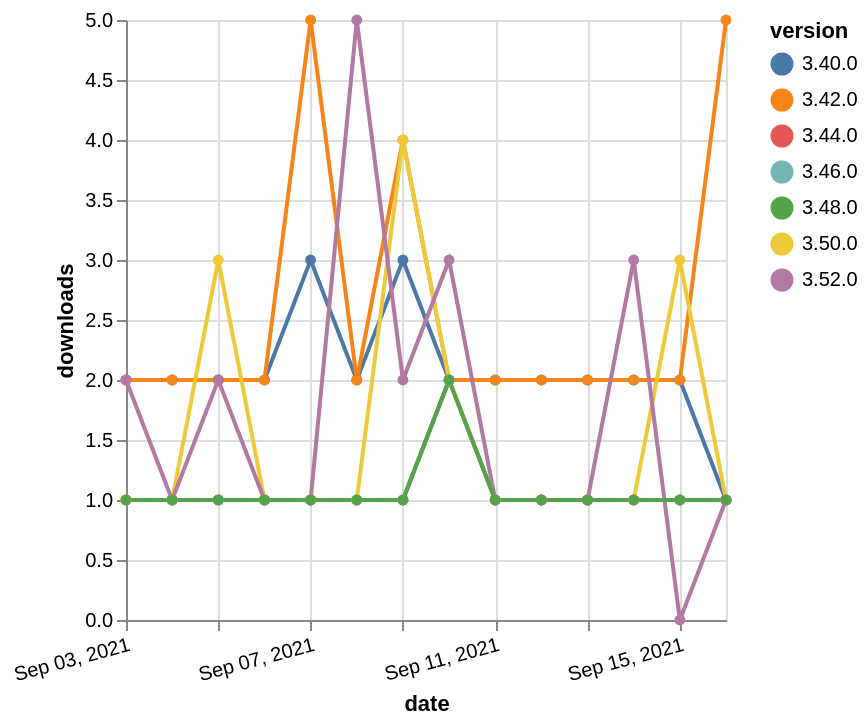

Describe this chart as a Vega-Lite specification.
### Vega-Lite specification from a JSON file in a GitHub repository (floating-point values rounded to 4 significant figures)
{"$schema": "https://vega.github.io/schema/vega-lite/v5.json", "description": "A simple bar chart with embedded data.", "data": {"values": [{"date": "2021-09-03", "total": 294, "delta": 1, "version": "3.44.0"}, {"date": "2021-09-04", "total": 295, "delta": 1, "version": "3.44.0"}, {"date": "2021-09-05", "total": 296, "delta": 1, "version": "3.44.0"}, {"date": "2021-09-06", "total": 297, "delta": 1, "version": "3.44.0"}, {"date": "2021-09-07", "total": 298, "delta": 1, "version": "3.44.0"}, {"date": "2021-09-08", "total": 299, "delta": 1, "version": "3.44.0"}, {"date": "2021-09-09", "total": 300, "delta": 1, "version": "3.44.0"}, {"date": "2021-09-10", "total": 302, "delta": 2, "version": "3.44.0"}, {"date": "2021-09-11", "total": 303, "delta": 1, "version": "3.44.0"}, {"date": "2021-09-12", "total": 304, "delta": 1, "version": "3.44.0"}, {"date": "2021-09-13", "total": 305, "delta": 1, "version": "3.44.0"}, {"date": "2021-09-14", "total": 306, "delta": 1, "version": "3.44.0"}, {"date": "2021-09-15", "total": 307, "delta": 1, "version": "3.44.0"}, {"date": "2021-09-16", "total": 308, "delta": 1, "version": "3.44.0"}, {"date": "2021-09-03", "total": 2404, "delta": 2, "version": "3.40.0"}, {"date": "2021-09-04", "total": 2406, "delta": 2, "version": "3.40.0"}, {"date": "2021-09-05", "total": 2408, "delta": 2, "version": "3.40.0"}, {"date": "2021-09-06", "total": 2410, "delta": 2, "version": "3.40.0"}, {"date": "2021-09-07", "total": 2413, "delta": 3, "version": "3.40.0"}, {"date": "2021-09-08", "total": 2415, "delta": 2, "version": "3.40.0"}, {"date": "2021-09-09", "total": 2418, "delta": 3, "version": "3.40.0"}, {"date": "2021-09-10", "total": 2420, "delta": 2, "version": "3.40.0"}, {"date": "2021-09-11", "total": 2422, "delta": 2, "version": "3.40.0"}, {"date": "2021-09-12", "total": 2424, "delta": 2, "version": "3.40.0"}, {"date": "2021-09-13", "total": 2426, "delta": 2, "version": "3.40.0"}, {"date": "2021-09-14", "total": 2428, "delta": 2, "version": "3.40.0"}, {"date": "2021-09-15", "total": 2430, "delta": 2, "version": "3.40.0"}, {"date": "2021-09-16", "total": 2431, "delta": 1, "version": "3.40.0"}, {"date": "2021-09-03", "total": 229, "delta": 1, "version": "3.46.0"}, {"date": "2021-09-04", "total": 230, "delta": 1, "version": "3.46.0"}, {"date": "2021-09-05", "total": 231, "delta": 1, "version": "3.46.0"}, {"date": "2021-09-06", "total": 232, "delta": 1, "version": "3.46.0"}, {"date": "2021-09-07", "total": 233, "delta": 1, "version": "3.46.0"}, {"date": "2021-09-08", "total": 234, "delta": 1, "version": "3.46.0"}, {"date": "2021-09-09", "total": 235, "delta": 1, "version": "3.46.0"}, {"date": "2021-09-10", "total": 237, "delta": 2, "version": "3.46.0"}, {"date": "2021-09-11", "total": 238, "delta": 1, "version": "3.46.0"}, {"date": "2021-09-12", "total": 239, "delta": 1, "version": "3.46.0"}, {"date": "2021-09-13", "total": 240, "delta": 1, "version": "3.46.0"}, {"date": "2021-09-14", "total": 241, "delta": 1, "version": "3.46.0"}, {"date": "2021-09-15", "total": 242, "delta": 1, "version": "3.46.0"}, {"date": "2021-09-16", "total": 243, "delta": 1, "version": "3.46.0"}, {"date": "2021-09-03", "total": 2517, "delta": 2, "version": "3.42.0"}, {"date": "2021-09-04", "total": 2519, "delta": 2, "version": "3.42.0"}, {"date": "2021-09-05", "total": 2521, "delta": 2, "version": "3.42.0"}, {"date": "2021-09-06", "total": 2523, "delta": 2, "version": "3.42.0"}, {"date": "2021-09-07", "total": 2528, "delta": 5, "version": "3.42.0"}, {"date": "2021-09-08", "total": 2530, "delta": 2, "version": "3.42.0"}, {"date": "2021-09-09", "total": 2534, "delta": 4, "version": "3.42.0"}, {"date": "2021-09-10", "total": 2536, "delta": 2, "version": "3.42.0"}, {"date": "2021-09-11", "total": 2538, "delta": 2, "version": "3.42.0"}, {"date": "2021-09-12", "total": 2540, "delta": 2, "version": "3.42.0"}, {"date": "2021-09-13", "total": 2542, "delta": 2, "version": "3.42.0"}, {"date": "2021-09-14", "total": 2544, "delta": 2, "version": "3.42.0"}, {"date": "2021-09-15", "total": 2546, "delta": 2, "version": "3.42.0"}, {"date": "2021-09-16", "total": 2551, "delta": 5, "version": "3.42.0"}, {"date": "2021-09-03", "total": 190, "delta": 1, "version": "3.50.0"}, {"date": "2021-09-04", "total": 191, "delta": 1, "version": "3.50.0"}, {"date": "2021-09-05", "total": 194, "delta": 3, "version": "3.50.0"}, {"date": "2021-09-06", "total": 195, "delta": 1, "version": "3.50.0"}, {"date": "2021-09-07", "total": 196, "delta": 1, "version": "3.50.0"}, {"date": "2021-09-08", "total": 197, "delta": 1, "version": "3.50.0"}, {"date": "2021-09-09", "total": 201, "delta": 4, "version": "3.50.0"}, {"date": "2021-09-10", "total": 203, "delta": 2, "version": "3.50.0"}, {"date": "2021-09-11", "total": 204, "delta": 1, "version": "3.50.0"}, {"date": "2021-09-12", "total": 205, "delta": 1, "version": "3.50.0"}, {"date": "2021-09-13", "total": 206, "delta": 1, "version": "3.50.0"}, {"date": "2021-09-14", "total": 207, "delta": 1, "version": "3.50.0"}, {"date": "2021-09-15", "total": 210, "delta": 3, "version": "3.50.0"}, {"date": "2021-09-16", "total": 211, "delta": 1, "version": "3.50.0"}, {"date": "2021-09-03", "total": 242, "delta": 2, "version": "3.52.0"}, {"date": "2021-09-04", "total": 243, "delta": 1, "version": "3.52.0"}, {"date": "2021-09-05", "total": 245, "delta": 2, "version": "3.52.0"}, {"date": "2021-09-06", "total": 246, "delta": 1, "version": "3.52.0"}, {"date": "2021-09-07", "total": 247, "delta": 1, "version": "3.52.0"}, {"date": "2021-09-08", "total": 252, "delta": 5, "version": "3.52.0"}, {"date": "2021-09-09", "total": 254, "delta": 2, "version": "3.52.0"}, {"date": "2021-09-10", "total": 257, "delta": 3, "version": "3.52.0"}, {"date": "2021-09-11", "total": 258, "delta": 1, "version": "3.52.0"}, {"date": "2021-09-12", "total": 259, "delta": 1, "version": "3.52.0"}, {"date": "2021-09-13", "total": 260, "delta": 1, "version": "3.52.0"}, {"date": "2021-09-14", "total": 263, "delta": 3, "version": "3.52.0"}, {"date": "2021-09-15", "total": 263, "delta": 0, "version": "3.52.0"}, {"date": "2021-09-16", "total": 264, "delta": 1, "version": "3.52.0"}, {"date": "2021-09-03", "total": 229, "delta": 1, "version": "3.48.0"}, {"date": "2021-09-04", "total": 230, "delta": 1, "version": "3.48.0"}, {"date": "2021-09-05", "total": 231, "delta": 1, "version": "3.48.0"}, {"date": "2021-09-06", "total": 232, "delta": 1, "version": "3.48.0"}, {"date": "2021-09-07", "total": 233, "delta": 1, "version": "3.48.0"}, {"date": "2021-09-08", "total": 234, "delta": 1, "version": "3.48.0"}, {"date": "2021-09-09", "total": 235, "delta": 1, "version": "3.48.0"}, {"date": "2021-09-10", "total": 237, "delta": 2, "version": "3.48.0"}, {"date": "2021-09-11", "total": 238, "delta": 1, "version": "3.48.0"}, {"date": "2021-09-12", "total": 239, "delta": 1, "version": "3.48.0"}, {"date": "2021-09-13", "total": 240, "delta": 1, "version": "3.48.0"}, {"date": "2021-09-14", "total": 241, "delta": 1, "version": "3.48.0"}, {"date": "2021-09-15", "total": 242, "delta": 1, "version": "3.48.0"}, {"date": "2021-09-16", "total": 243, "delta": 1, "version": "3.48.0"}]}, "width": "container", "mark": {"type": "line", "point": {"filled": true}}, "encoding": {"x": {"field": "date", "type": "temporal", "timeUnit": "yearmonthdate", "title": "date", "axis": {"labelAngle": -15}}, "y": {"field": "delta", "type": "quantitative", "title": "downloads"}, "color": {"field": "version", "type": "nominal"}, "tooltip": {"field": "delta"}}}
